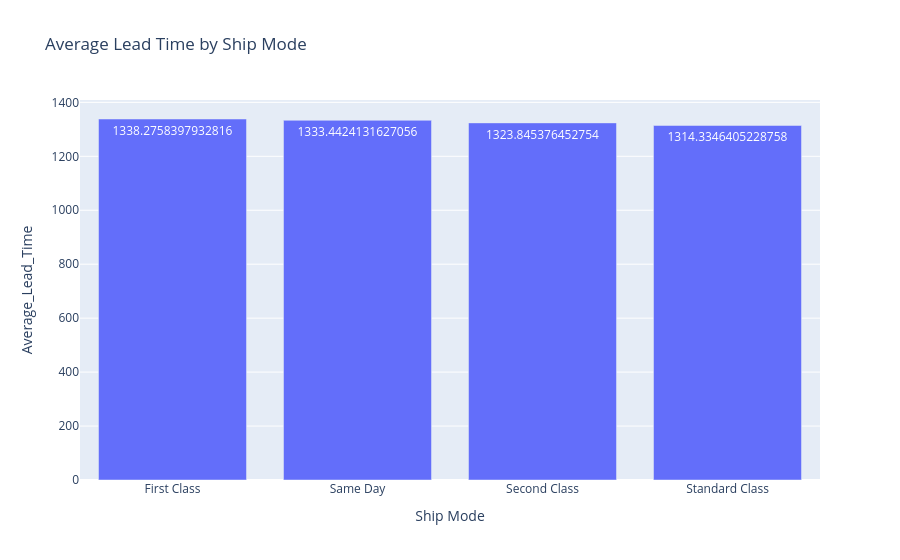

Notebook source saved alongside this figure:
### Code cell
# Average Lead Time Chart
fig = px.bar(
    ship_mode_summary,
    x="Ship Mode",
    y="Average_Lead_Time",
    text="Average_Lead_Time",
    title="Average Lead Time by Ship Mode"
)

fig.show()

### Figure 1 — Plotly figure (JSON) as saved in the notebook; plotly's stock layout.template omitted (floating-point values rounded to 4 significant figures)
{"data": [{"hovertemplate": "Ship Mode=%{x}<br>Average_Lead_Time=%{text}<extra></extra>", "legendgroup": "", "marker": {"color": "#636efa", "pattern": {"shape": ""}}, "name": "", "orientation": "v", "showlegend": false, "text": [1338.0, 1333.0, 1324.0, 1314.0], "textposition": "auto", "type": "bar", "x": ["First Class", "Same Day", "Second Class", "Standard Class"], "xaxis": "x", "y": [1338.0, 1333.0, 1324.0, 1314.0], "yaxis": "y"}], "layout": {"barmode": "relative", "legend": {"tracegroupgap": 0}, "title": {"text": "Average Lead Time by Ship Mode"}, "xaxis": {"anchor": "y", "domain": [0, 1], "title": {"text": "Ship Mode"}}, "yaxis": {"anchor": "x", "domain": [0, 1], "title": {"text": "Average_Lead_Time"}}}}
